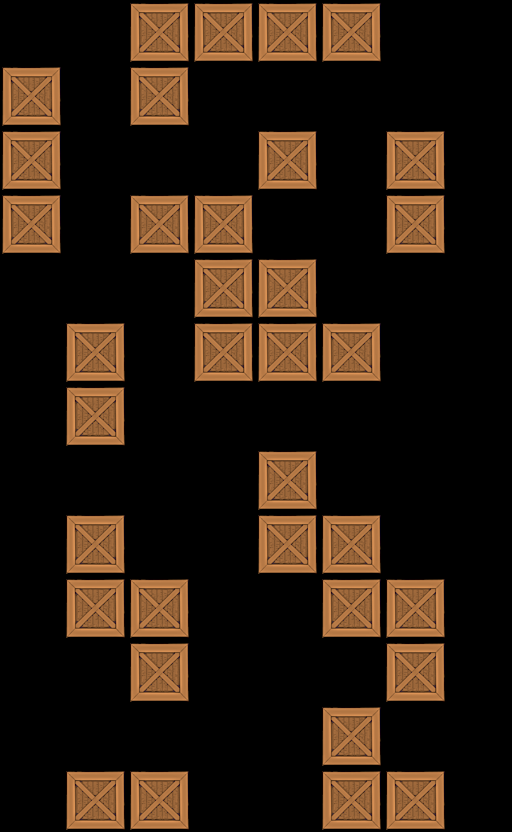

This is a level from a 2D game, rendered from its Tiled map with the project's own tilesets. A one-line summary and the map file follow, with tile-layer data summarised:
An orthogonal 8x13 tile map with 64x64 px tiles, 1 tile layer (Tile Layer 1).

<map version="1.0" orientation="orthogonal" width="8" height="13" tilewidth="64" tileheight="64">
 <tileset firstgid="1" name="crate" tilewidth="64" tileheight="64">
  <image source="../../crate4.png" width="64" height="64" />
 </tileset>
 <layer name="Tile Layer 1" width="8" height="13">
  <data>[104 cells, 35 non-empty, 1 distinct tile ids]</data>
 </layer>
</map>
